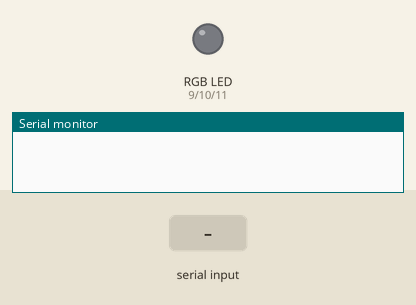
This sketch was run on a simulated Arduino Uno, built with avr-gcc and run on an emulated ATmega328P. Shown: an RGB LED mixed from three pins (HIGH = lit), the last lines printed to the serial monitor. The inputs (shaded band) are chosen by the test bench.

Above: at 1.2 s.
1.3 s: "CREATE_ARCHIVE\n" received over Serial
At 2.2 s:
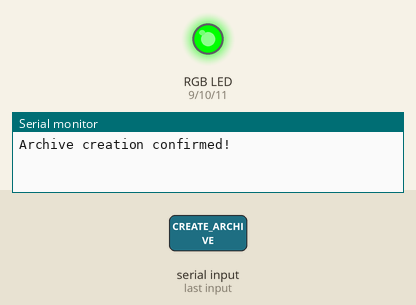
2.8 s: "NOTIFICATION_SENT\n" received over Serial
At 5.7 s:
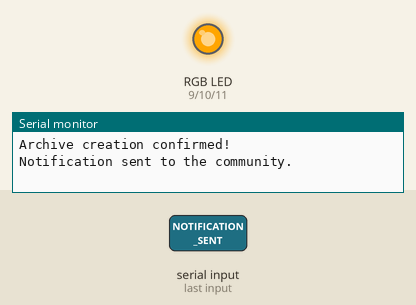
Timing chart, 0 to 15.8 s (numbered marks = the images above; inputs shaded):
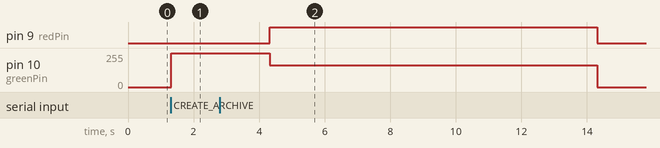

The sketch:

s1_curator_interaction.ino
```cpp
// Pin assignments for the RGB LED
const int redPin = 9;    // Red pin of RGB LED
const int greenPin = 10; // Green pin of RGB LED
const int bluePin = 11;  // Blue pin of RGB LED

void setup() {
  // Set all RGB pins as outputs
  pinMode(redPin, OUTPUT);
  pinMode(greenPin, OUTPUT);
  pinMode(bluePin, OUTPUT);

  Serial.begin(9600); // Start serial communication with the laptop
}

void loop() {
  if (Serial.available() > 0) {
    String command = Serial.readStringUntil('\n');

    if (command == "CREATE_ARCHIVE") {
      // Subscenario 1: Confirmation message and green light
      setColor(0, 255, 0); // Green
      Serial.println("Archive creation confirmed!");
      delay(3000);
      setColor(0, 0, 0); // Turn off LED
    } else if (command == "ASK_DETAILS") {
      // Subscenario 2: Asking for details
      Serial.println("Please provide the archive theme and requirements.");
      delay(3000);
      setColor(0, 0, 0); // Turn off LED
    } else if (command == "NOTIFICATION_SENT") {
      // Subscenario 3: Notification sent and orange light
      setColor(255, 165, 0); // Orange
      Serial.println("Notification sent to the community.");
      delay(10000);
      setColor(0, 0, 0); // Turn off LED
    }
  }
}

// Function to set the RGB LED color
void setColor(int red, int green, int blue) {
  analogWrite(redPin, red);
  analogWrite(greenPin, green);
  analogWrite(bluePin, blue);
}
```

Measured:
- after the input at 1.3 s, pin 10 (greenPin): 0/255 → 255/255 at once
- after the input at 2.8 s, pin 9 (redPin): LOW → HIGH after 1.5 s, → LOW 10.0 s later; pin 10 (greenPin): 255/255 → 165/255 after 1.5 s, → 0/255 10.0 s later
